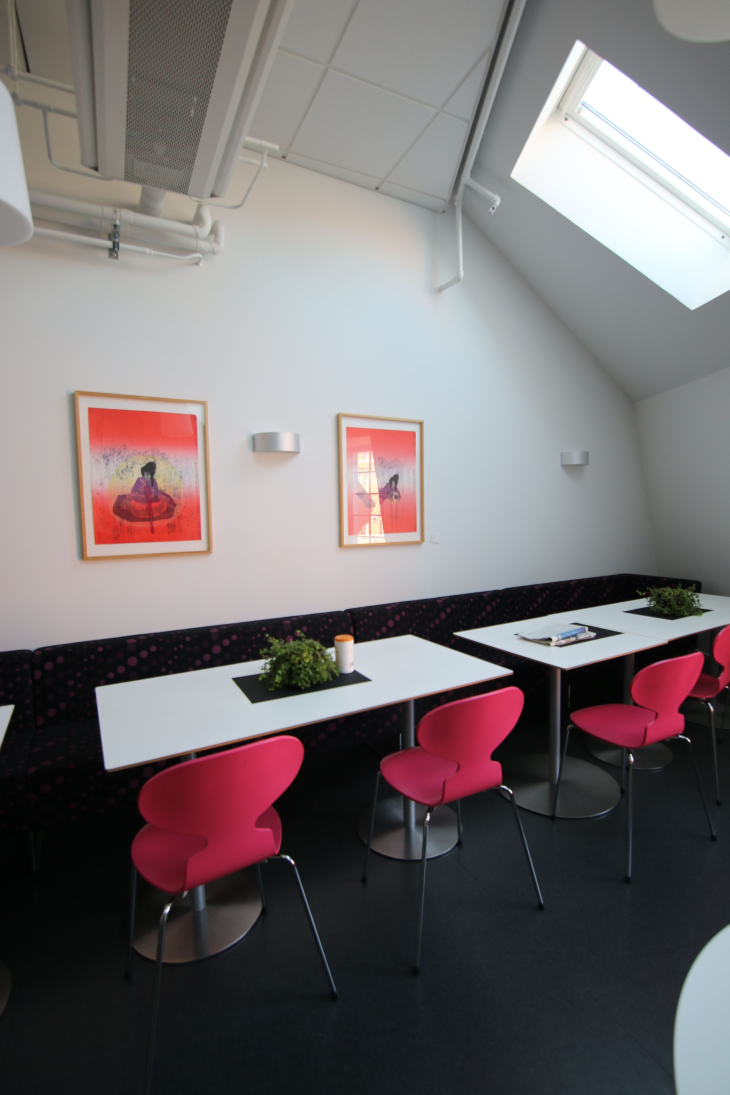
#> input picture imagens/img01.jpg, 3648 x 5472 px (shown at 1/5 size); its folder holds 4 pictures in this run
$ python exemplodetalhado.py
#> lines starting #> are read from the running program, lines starting #| are printed output that depends on the picture
import cv2
import numpy as np
from os import listdir
import imutils

def resize_img(img,scale_percent=20):
    width = int(img.shape[1] * scale_percent / 100)
    height = int(img.shape[0] * scale_percent / 100)
    dim = (width, height)
    img = cv2.resize(img, dim, interpolation = cv2.INTER_AREA)
    return img

def crop_image(img):
    img = cv2.copyMakeBorder(img, 10, 10, 10, 10, cv2.BORDER_CONSTANT, (0, 0, 0))
    # convert the stitched image to grayscale and set any pixel greater than 0 to 255
    gray = cv2.cvtColor(img, cv2.COLOR_BGR2GRAY)
    thresh = cv2.threshold(gray, 0, 255, cv2.THRESH_BINARY)[1]
    # find all external contours in the threshold image and select the largest contour which will be the contour/outline of  the stitched image
    cnts = cv2.findContours(thresh.copy(), cv2.RETR_EXTERNAL, cv2.CHAIN_APPROX_SIMPLE)
    cnts = imutils.grab_contours(cnts)
    c = max(cnts, key=cv2.contourArea)
    # rectangular bounding box of the stitched image region
    mask = np.zeros(thresh.shape, dtype="uint8")
    (x, y, w, h) = cv2.boundingRect(c)
    cv2.rectangle(mask, (x, y), (x + w, y + h), 255, -1)
    # create two copies of the mask: one to serve as our actual
    # minimum rectangular region and another to serve as a counter
    # for how many pixels need to be removed to form the minimum
    # rectangular region
    minRect = mask.copy()
    sub = mask.copy()
    # keep looping until there are no non-zero pixels left in the
    # subtracted image
    while cv2.countNonZero(sub) > 0:
        # erode the minimum rectangular mask and then subtract
        # the thresholded image from the minimum rectangular mask
        # so we can count if there are any non-zero pixels left
        minRect = cv2.erode(minRect, None)
        sub = cv2.subtract(minRect, thresh)

    # find contours in the minimum rectangular mask and then
    # extract the bounding box (x, y)-coordinates
    cnts = cv2.findContours(minRect.copy(), cv2.RETR_EXTERNAL, cv2.CHAIN_APPROX_SIMPLE)
    cnts = imutils.grab_contours(cnts)
    c = max(cnts, key=cv2.contourArea)
    (x, y, w, h) = cv2.boundingRect(c)
    # use the bounding box coordinates to extract the our final
    # stitched image
    img = img[y:y + h, x:x + w]
    return img

def createMatcher(method,crossCheck):
    "Create and return a Matcher Object"

    if method == 'sift':
        matcher = cv2.BFMatcher(cv2.NORM_L2, crossCheck=crossCheck)
    elif method == 'orb' or method == 'brisk':
        matcher = cv2.BFMatcher(cv2.NORM_HAMMING, crossCheck=crossCheck)
    elif method == 'flann':

        FLANN_INDEX_LINEAR = 0
        FLANN_INDEX_KDTREE = 1
        FLANN_INDEX_KMEANS = 2
        FLANN_INDEX_COMPOSITE = 3
        FLANN_INDEX_KDTREE_SINGLE = 4
        FLANN_INDEX_HIERARCHICAL = 5
        FLANN_INDEX_LSH = 6
        FLANN_INDEX_SAVED = 254
        FLANN_INDEX_AUTOTUNED = 255

        index_params = dict(algorithm=FLANN_INDEX_KDTREE, trees=5)
        search_params = dict(checks=50)
        matcher = cv2.FlannBasedMatcher(index_params, search_params)

    return matcher

def getHomography(kpsA, kpsB, featuresA, featuresB, matches, reprojThresh):
    # convert the keypoints to numpy arrays
    kpsA = np.float32([kp.pt for kp in kpsA])
    kpsB = np.float32([kp.pt for kp in kpsB])

    if len(matches) > 4:
        # construct the two sets of points
        ptsA = np.float32([kpsA[m.queryIdx] for m in matches])
        ptsB = np.float32([kpsB[m.trainIdx] for m in matches])

        # estimate the homography between the sets of points
        (H, _) = cv2.findHomography(ptsA, ptsB, cv2.RANSAC, reprojThresh)
        return (matches, H)
    else:
        return None

def constructImage(source_image,target_image, M):
    #Taking the Homography generated previously
    (matches, H) = M

    #Taking the height and width of source and target image
    height_src_img,width_src_img = source_image.shape[:2]
    height_tgt_img,width_tgt_img = target_image.shape[:2]

    #Taking the corners of the images: top-left, bottom-left, bottom-right, top-right
    array_corners_source_img = np.float32([[0,0],[0,height_src_img],[width_src_img,height_src_img],[width_src_img,0]]).reshape(-1,1,2)
    array_corners_target_img = np.float32([[0,0],[0,height_tgt_img],[width_tgt_img,height_tgt_img],[width_tgt_img,0]]).reshape(-1,1,2)


    #Applying perspectiveTransform to conners of source_image
    array_corners_source_img_ = cv2.perspectiveTransform(array_corners_source_img, H)
    full_img_array_corners = np.concatenate((array_corners_source_img_, array_corners_target_img), axis=0)

    #Taking max min of x,y corners coordinate
    [xmin, ymin] = np.int64(full_img_array_corners.min(axis=0).ravel() - 0.5)
    [xmax, ymax] = np.int64(full_img_array_corners.max(axis=0).ravel() + 0.5)
    t = [-xmin,-ymin]


    width = width_src_img + width_tgt_img
    height = height_src_img + height_tgt_img

    #Translation
    Ht = np.array([[1,0,t[0]],[0,1,t[1]],[0,0,1]])

    source_image_warped = cv2.warpPerspective(source_image, Ht.dot(H),  (width, height))
    source_image_warped[t[1]:height_tgt_img+t[1],t[0]:width_tgt_img+t[0]] = target_image


    return source_image_warped.astype('uint8')

def matchKeyPointsKNN(featuresA, featuresB, ratio, method):
    matcher = createMatcher(method, crossCheck=False)
    # compute the raw matches and initialize the list of actual matches
    if method == 'flann':
        featuresA =  np.float32(featuresA)
        featuresB =  np.float32(featuresB)

    rawMatches = matcher.knnMatch(featuresA, featuresB, 2)
    print("Raw matches (knn):", len(rawMatches))
    matches = []

    # loop over the raw matches
    for m,n in rawMatches:
        # ensure the distance is within a certain ratio of each
        # other (i.e. Lowe's ratio test)
        if m.distance < n.distance * ratio:
            matches.append(m)
    return matches

def detectAndDescribe(image, method):

    # detect and extract features from the image
    if method == 'sift':
        descriptor = cv2.xfeatures2d.SIFT_create() #Deprecated/removed on opencv 4
    elif method == 'brisk':
        descriptor = cv2.BRISK_create()
    elif method == 'orb':
        descriptor = cv2.ORB_create()

    # get keypoints and descriptors
    kps, features = descriptor.detectAndCompute(image, None)

    return kps, features

def preProcessimage(img, feature_extractor):
    #preProcessing and return features and keypoints
    if len(img.shape) == 3:
        img = cv2.cvtColor(img,cv2.COLOR_BGR2GRAY)

    edge = cv2.Canny(img,100,255)
    kpsA, featuresA = detectAndDescribe(img, method=feature_extractor)
    kpsB, featuresB = detectAndDescribe(edge, method=feature_extractor)
    features = np.concatenate((featuresA,featuresB))
    keypoints = np.concatenate((kpsA,kpsB))
    return keypoints, features

def executeProcess(referenceimage,nextimage, feature_extractor, matcher_method):

    keypointsprevious,featuresprevious = preProcessimage(referenceimage,feature_extractor)

    keypointsnext,featuresnext = preProcessimage(nextimage,feature_extractor)

    matches = matchKeyPointsKNN(featuresprevious, featuresnext, ratio=0.85, method=matcher_method)


    M = getHomography(keypointsprevious, keypointsnext, featuresprevious,featuresnext, matches, reprojThresh=5)
    if M is None:
        print("Error!")

    recontructed_img = constructImage(referenceimage, nextimage, M)
    return recontructed_img

def manageExecution(images_array,feature_extractor, matcher_method):
    for i in range(0,len(images_array)-1):
        print(i)
        if i==0:
            imgA = images_array[i]
            imgB = images_array[i+1]
        else:
            imgB = images_array[i+1]
        imgA = executeProcess(imgA,imgB,feature_extractor, matcher_method)
        imgA = crop_image(imgA)


    return imgA

def readImages(path,resize=False):
#> called with path = 'imagens/', resize = True
    imagesDirectory = listdir(path)
    list_path_images = []
    for i in imagesDirectory:
        list_path_images.append(path+i)

    list_path_images.sort()


    images_array = []

    for i in list_path_images:
        img = cv2.imread(i)
#> img is the input picture: shape (5472, 3648, 3); mean B, G, R 113.5, 112, 118.5
        if resize:
            img = resize_img(img,scale_percent=20)
#> in resize_img, `img = cv2.resize(img, dim, interpolation = cv2.INTER_AREA)`:
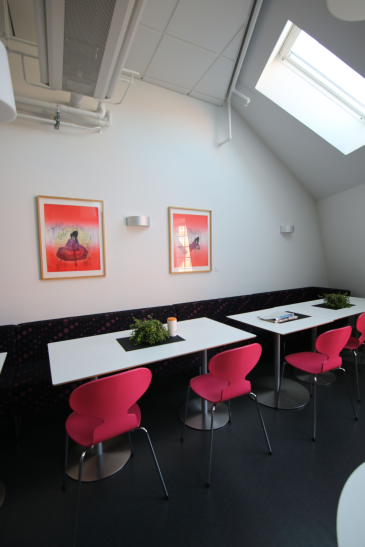
#> img: shape (1094, 729, 3) (shown at 1/2 size); mean of channels 0, 1, 2 113.5, 112, 118.5; drawn as B, G, R
        images_array.append(img)
#> pass 2 of the loop in readImages, `for i in list_path_images:`:
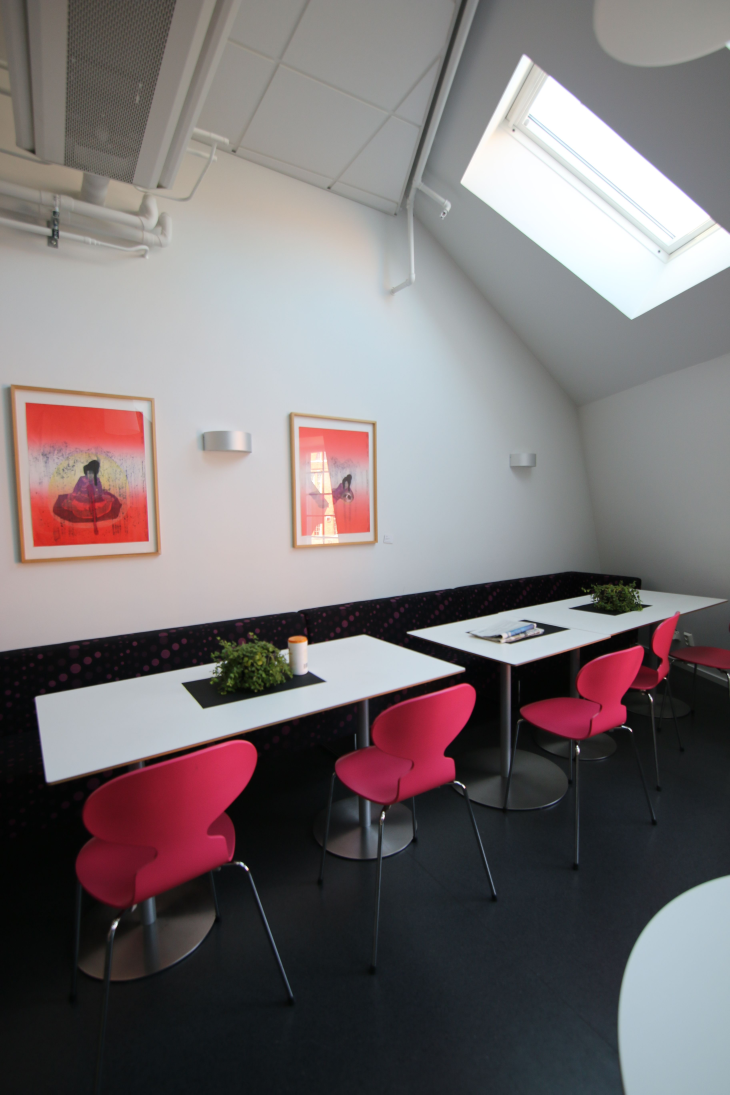
#> input picture imagens/img02.jpg, 3648 x 5472 px (shown at 1/5 size)
#> in readImages, img is the input picture: shape (5472, 3648, 3); mean B, G, R 115.4, 113.8, 120.6
#> in resize_img (call 2), `img = cv2.resize(img, dim, interpolation = cv2.INTER_AREA)`:
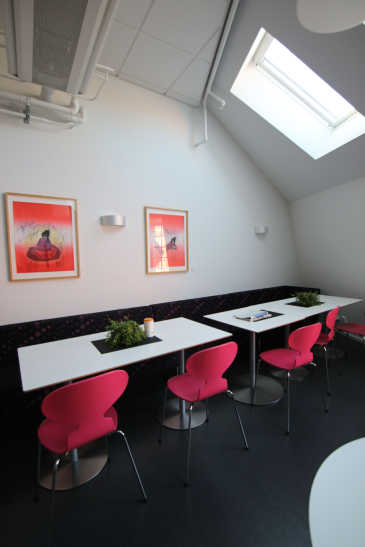
#> img: shape (1094, 729, 3) (shown at 1/2 size); mean of channels 0, 1, 2 115.4, 113.8, 120.6; drawn as B, G, R
#> pass 3 of the loop in readImages, `for i in list_path_images:`:
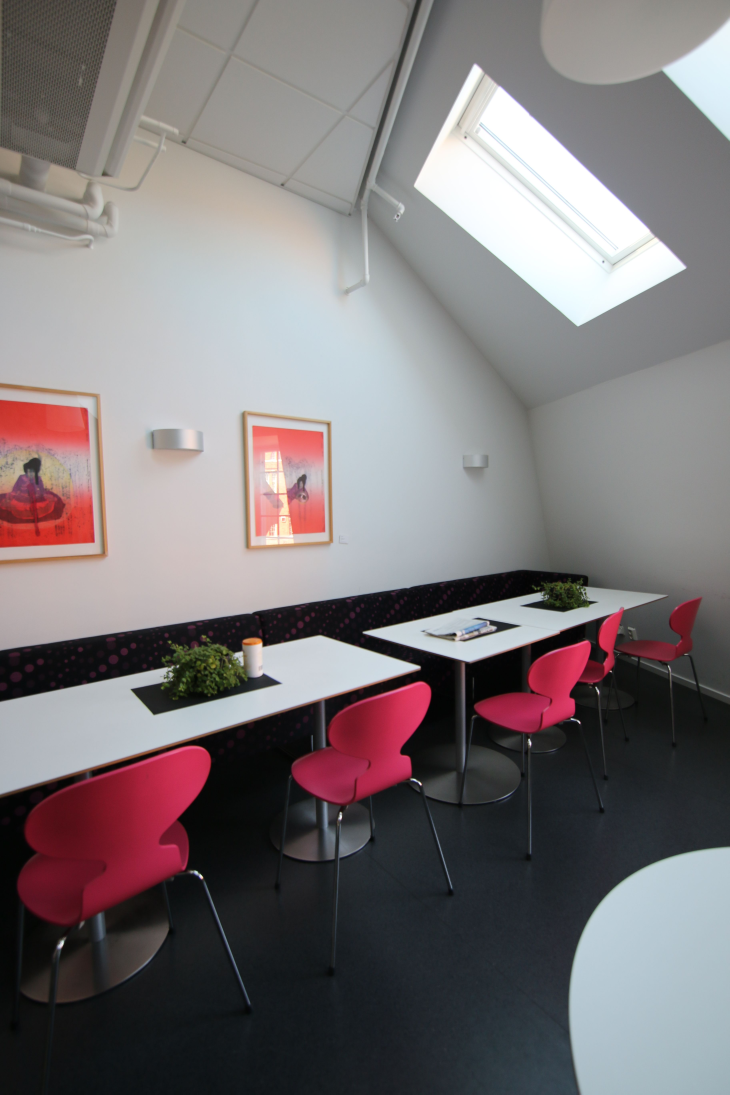
#> input picture imagens/img03.jpg, 3648 x 5472 px (shown at 1/5 size)
#> in readImages, img is the input picture: shape (5472, 3648, 3); mean B, G, R 119.3, 117.6, 124
#> in resize_img (call 3), `img = cv2.resize(img, dim, interpolation = cv2.INTER_AREA)`:
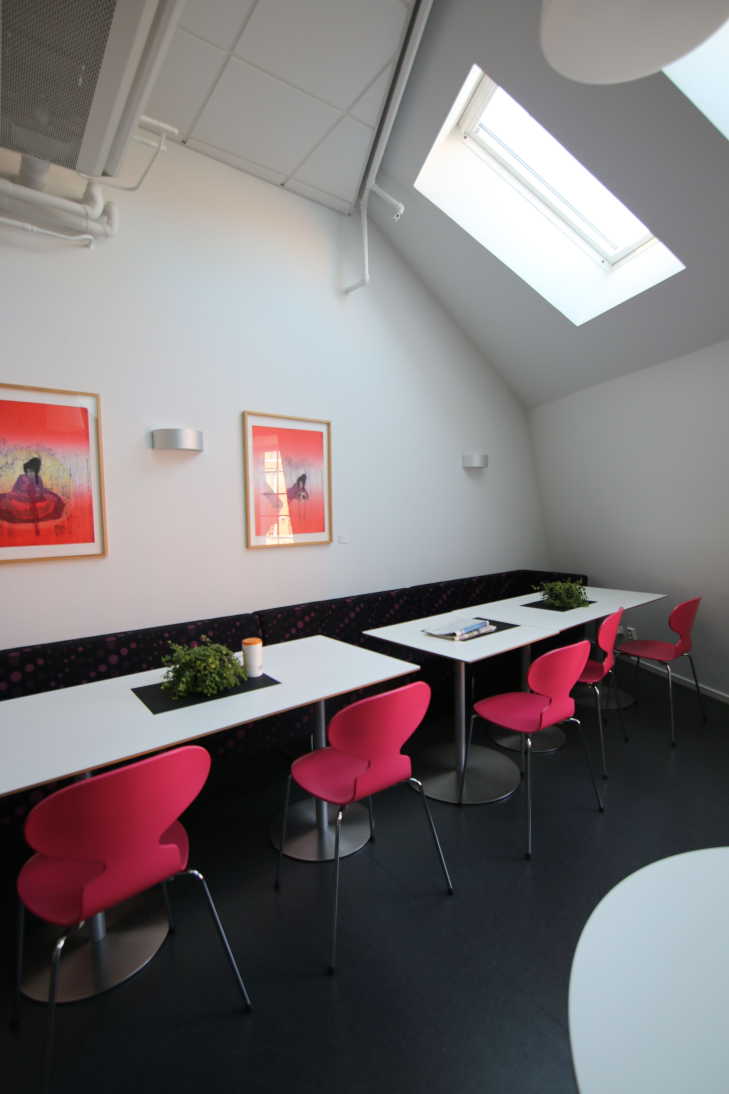
#> img: shape (1094, 729, 3); mean of channels 0, 1, 2 119.3, 117.6, 124; drawn as B, G, R
#> the loop made 4 passes; the first 3 are shown

    return images_array

feature_extractor = 'sift'
matcher_method = 'flann'
path = 'imagens/'
fullimage = manageExecution(readImages(path,True)[0:5],feature_extractor, matcher_method)
#> the loop in manageExecution, `for i in range(0,len(images_array)-1):` made 3 passes
#> pass 1, in preProcessimage, `img = cv2.cvtColor(img,cv2.COLOR_BGR2GRAY)`:
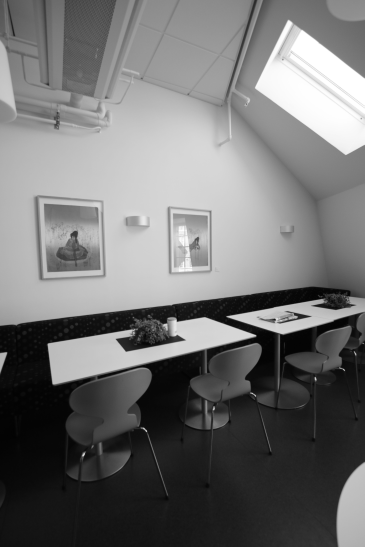
#> img: shape (1094, 729) (shown at 1/2 size); min 1, max 255, mean 114.2
#> pass 1, in preProcessimage, `edge = cv2.Canny(img,100,255)`:
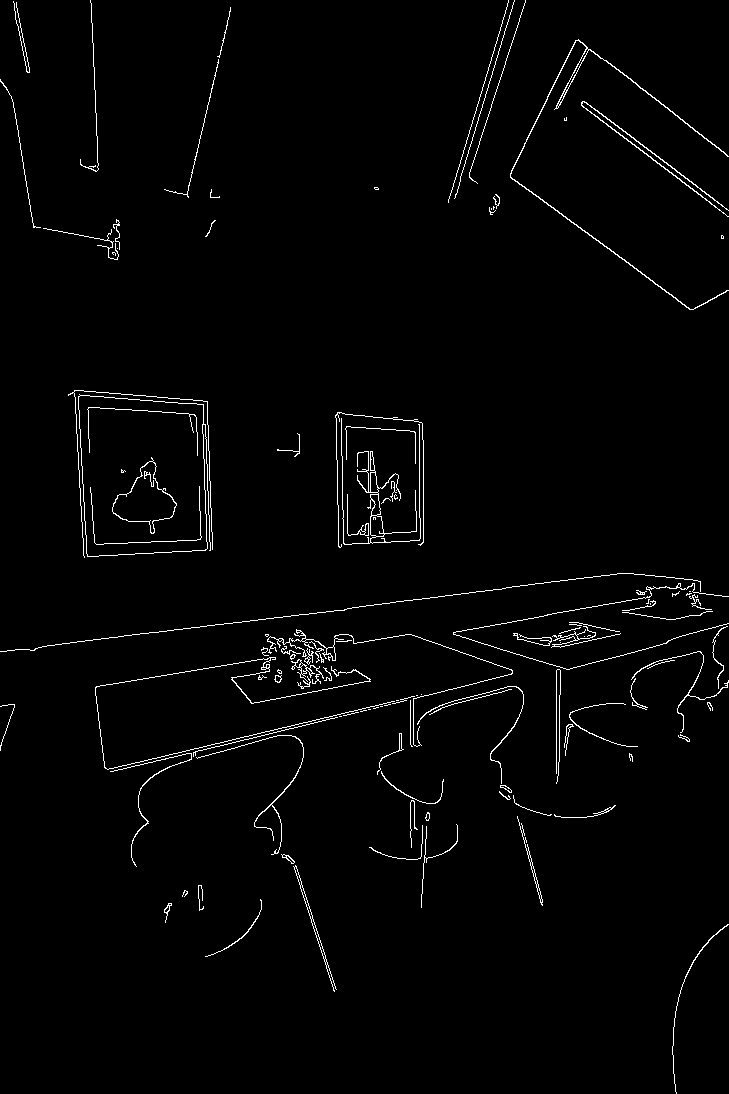
#> edge: shape (1094, 729); 1.8% white in thin lines or dots
#> pass 1, in executeProcess, `keypointsprevious,featuresprevious = preProcessimage(referenceimage,fe..`:
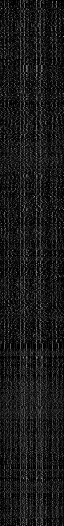
#> featuresprevious: shape (1051, 128) float32 (shown at 1/2 size); min 0, max 243, mean 25.3
#> pass 1, in preProcessimage (call 2), `img = cv2.cvtColor(img,cv2.COLOR_BGR2GRAY)`:
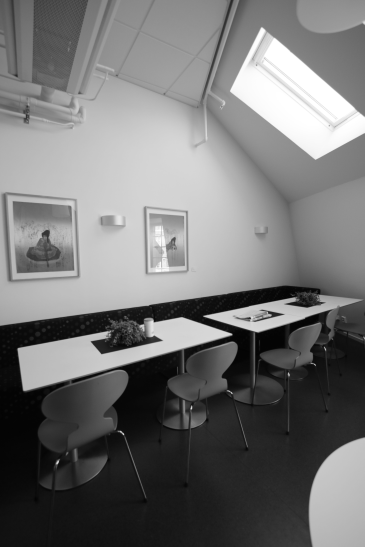
#> img: shape (1094, 729) (shown at 1/2 size); min 2, max 255, mean 116
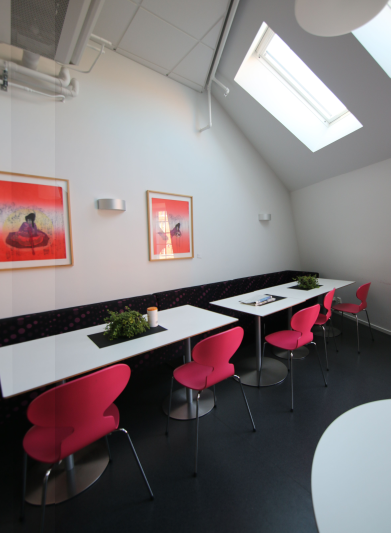
#> fullimage: shape (1066, 781, 3) (shown at 1/2 size); mean of channels 0, 1, 2 119.6, 118.1, 125.7; drawn as B, G, R
cv2.imwrite("panoramicimage.png",fullimage)

while(1):
        cv2.imshow("Panorama",fullimage)
        k = cv2.waitKey(33)
#> (key Esc is pressed here)
        if k==27:   # ESC to exit
            break
            cv2.destroyAllWindows()
        elif k==-1:
            continue
